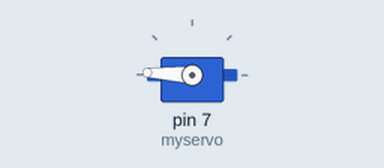
Recording of a sketch running on a simulated Arduino Uno, built with avr-gcc and run on an emulated ATmega328P. On the bench: servo.

Above: at 0.05 s.
At 0.95 s:
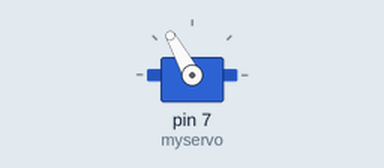
At 1.8 s:
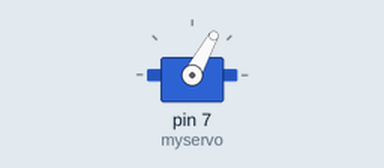
At 3.55 s:
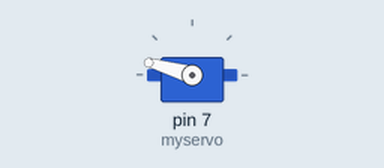
Timing chart, 0 to 8.7 s (numbered marks = the images above):
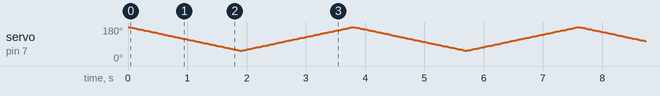

The sketch:

Index.ino
```cpp
#include <Servo.h>

Servo myservo;

int pos = 0;

void setup() {
  myservo.attach(7);
}

void loop() {
  for (pos = 180; pos >= 55; pos -= 1) { // goes from 180 degrees to 0 degrees
    myservo.write(pos);              // tell servo to go to position in variable 'pos'
    delay(15);                       // waits 15 ms for the servo to reach the position
  }

  for (pos = 55; pos <= 180; pos += 1) { // goes from 0 degrees to 180 degrees
    // in steps of 1 degree
    myservo.write(pos);              // tell servo to go to position in variable 'pos'
    delay(15);                       // waits 15 ms for the servo to reach the position
  }
}
```
